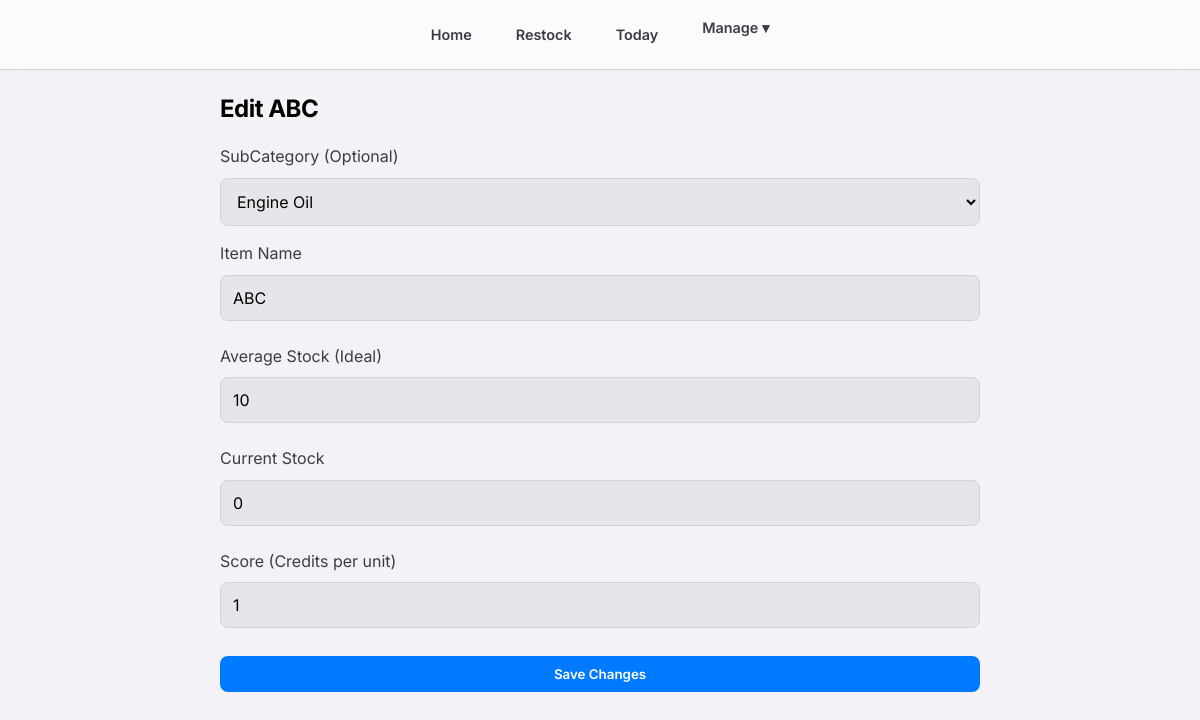
/manage/items/5/edit/ (signed in), run on an earlier commit of the app's database.
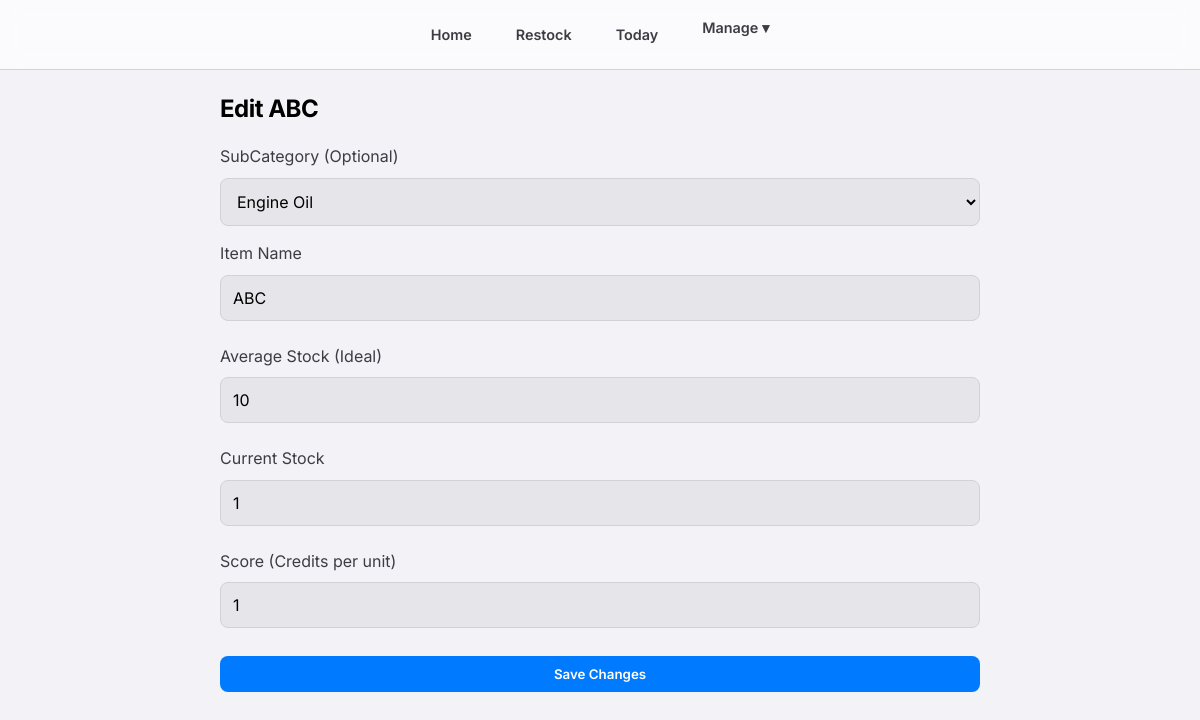
And on a later commit of the database.
### consumables/models.py (models this page shows, shortened)
class Item(models.Model):
    category = models.ForeignKey(Category, related_name='items', on_delete=models.CASCADE)
    subcategory = models.ForeignKey(SubCategory, related_name='items', on_delete=models.SET_NULL, null=True, blank=True)
    name = models.CharField(max_length=200)
    average_stock = models.IntegerField(default=0, help_text="Ideal stock level for calculation")
    current_stock = models.IntegerField(default=0)
    usage_count = models.IntegerField(default=0, help_text="Cached popularity score (frequency of use)")
    score = models.IntegerField(default=1, help_text="Credits earned per unit taken")
    class Meta:
        constraints = [
            models.UniqueConstraint(
                fields=['category', 'name'],
                condition=models.Q(subcategory__isnull=True),
                name='unique_direct_item_idx'
            ),
            models.UniqueConstraint(
                fields=['subcategory', 'name'],
                name='unique_subcategory_item_idx'
            )
        ]
        ordering = ['-usage_count', 'name']

class SubCategory(models.Model):
    name = models.CharField(max_length=100)
    category = models.ForeignKey(Category, related_name='subcategories', on_delete=models.CASCADE)
    class Meta:
        verbose_name_plural = "Sub Categories"

### consumables/views.py (the view, shortened to what this page needs)
# urls.py: path('manage/items/<int:item_id>/edit/', views.edit_item, name='edit_item'),
@login_required
def edit_item(request, item_id):
    item = get_object_or_404(Item, pk=item_id)
    subcategories = item.category.subcategories.all()
    return render(request, 'consumables/edit_item.html', {'item': item, 'subcategories': subcategories})

### consumables/templates/consumables/edit_item.html (shortened to what this page needs)
{% extends 'consumables/base.html' %}
{% block content %}
<h2>Edit {{ item.name }}</h2>
<form method="post">
    {% if subcategories %}
    <label style="display: block; color: var(--text-secondary);">SubCategory (Optional)</label>
    <select name="subcategory" required
        style="width: 100%; margin-bottom: 15px; padding: 12px; border-radius: 8px; border: 1px solid var(--border-color); background: var(--input-bg); color: var(--text-primary);">
        {% for sub in subcategories %}
        <option value="{{ sub.id }}" {% if item.subcategory_id == sub.id %}selected{% endif %}>{{ sub.name }}</option>
        {% endfor %}
    </select>
    {% endif %}
    <label style="display: block; color: var(--text-secondary);">Item Name</label>
    <input type="text" name="name" value="{{ item.name }}" required>
    <label style="display: block; color: var(--text-secondary); margin-top: 15px;">Average Stock (Ideal)</label>
    <input type="number" name="average_stock" value="{{ item.average_stock }}">
    <label style="display: block; color: var(--text-secondary); margin-top: 15px;">Current Stock</label>
    <input type="number" name="current_stock" value="{{ item.current_stock }}">
    <label style="display: block; color: var(--text-secondary); margin-top: 15px;">Score (Credits per unit)</label>
    <input type="number" name="score" value="{{ item.score }}">
    <button type="submit" class="btn btn-primary" style="margin-top: 20px; width: 100%;">Save Changes</button>
</form>
{% endblock %}

What changed in the data, as far as the page shows it:
changed Item "ABC": current_stock "0" → "1"
